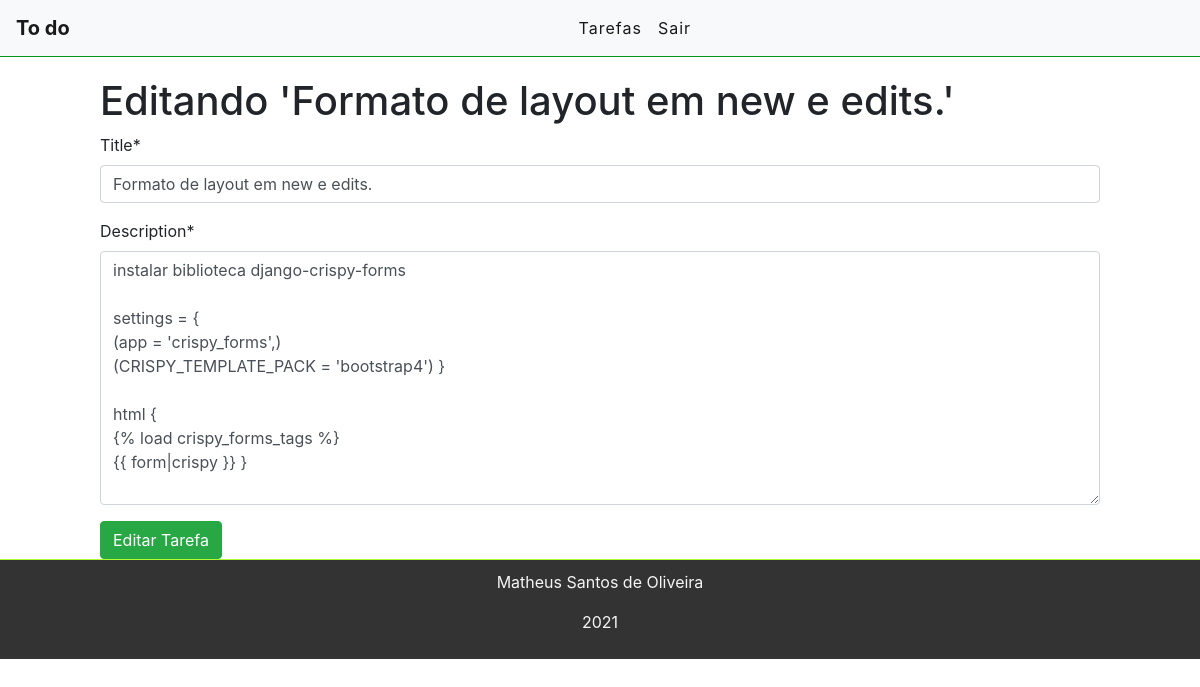
/edit/25 (signed in), run on the app's committed database.
### tasks/models.py (models this page shows, shortened)
class Task(models.Model):
    STATUS = (('doing', 'doing'), ('done', 'done'),)
    title = models.CharField(max_length=255)
    description = models.TextField()
    done = models.CharField(max_length=5,choices=STATUS)
    user = models.ForeignKey(get_user_model(), on_delete=models.CASCADE) #models.CASDADE deleta todos os dados quando o usuário deleta a conta
    created_at = models.DateField(auto_now_add=True)
    updated_at = models.DateField(auto_now=True)

### tasks/views.py (the view)
# urls.py: path('edit/<int:id>', views.EditTask, name="task-edit"), #U
@login_required
def EditTask(request, id):  # CRUD = U
    task = get_object_or_404(Task, pk=id)
    form = TaskForm(instance=task)
    if (request.method == 'POST'):
        form = TaskForm(request.POST, instance=task)
        if(form.is_valid()):
            task.save()
            return redirect('/')
        else:
            return
        return render(request, 'task/edittask.html', {'form':form, 'task':task})
    else:
        return render(request, 'task/edittask.html', {'form':form, 'task':task})

### tasks/forms.py
class TaskForm(forms.ModelForm):
    class Meta:
        model = Task
        fields = ('title','description')

### tasks/templates/task/edittask.html (shortened to what this page needs)
{% extends 'base.html' %}
{% load crispy_forms_tags %}
{% block content %}
<div class="offset-1 col-10 list-div">
    <h1>Editando '{{task.title}}'</h1>
    <form method="POST">
        {{ form|crispy }}
        <input type="submit" class="btn btn-success" value="Editar Tarefa">
    </form>
</div>
{% endblock %}

### tasks/static/css/styles.css (style rules this page uses)
.list-div { padding: 0; }

### data on the page
Task: title "Formato de layout em new e edits.", description "instalar biblioteca django-crispy-forms settings = { (app = 'crispy_forms',) (CRISPY_TEMPLATE_PACK = 'bootstrap4') } html { {% load crispy_forms_tags %} {{ form|crispy }} }"
